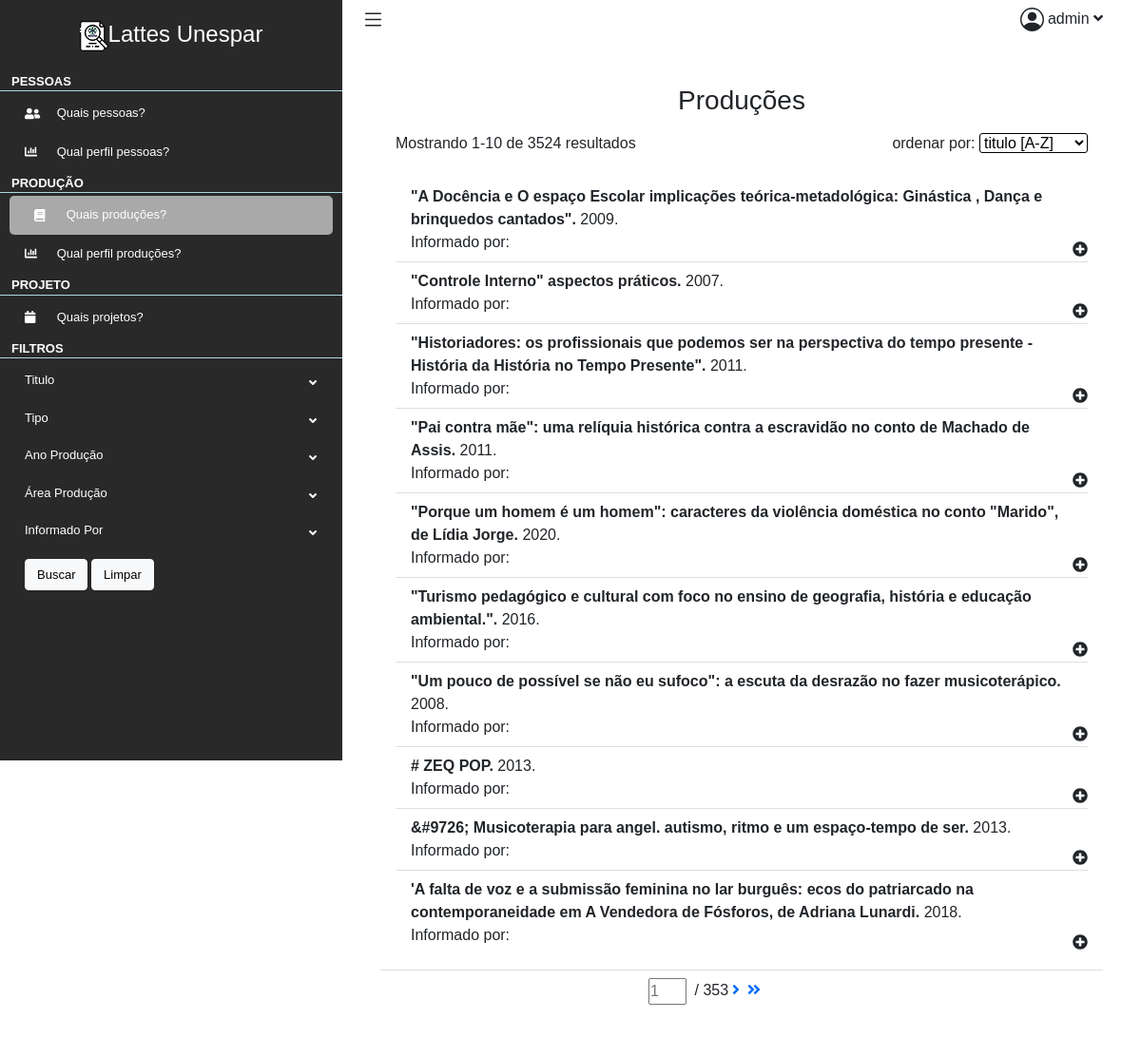
The page /lattes/producoes (signed in) on the database as committed earlier.
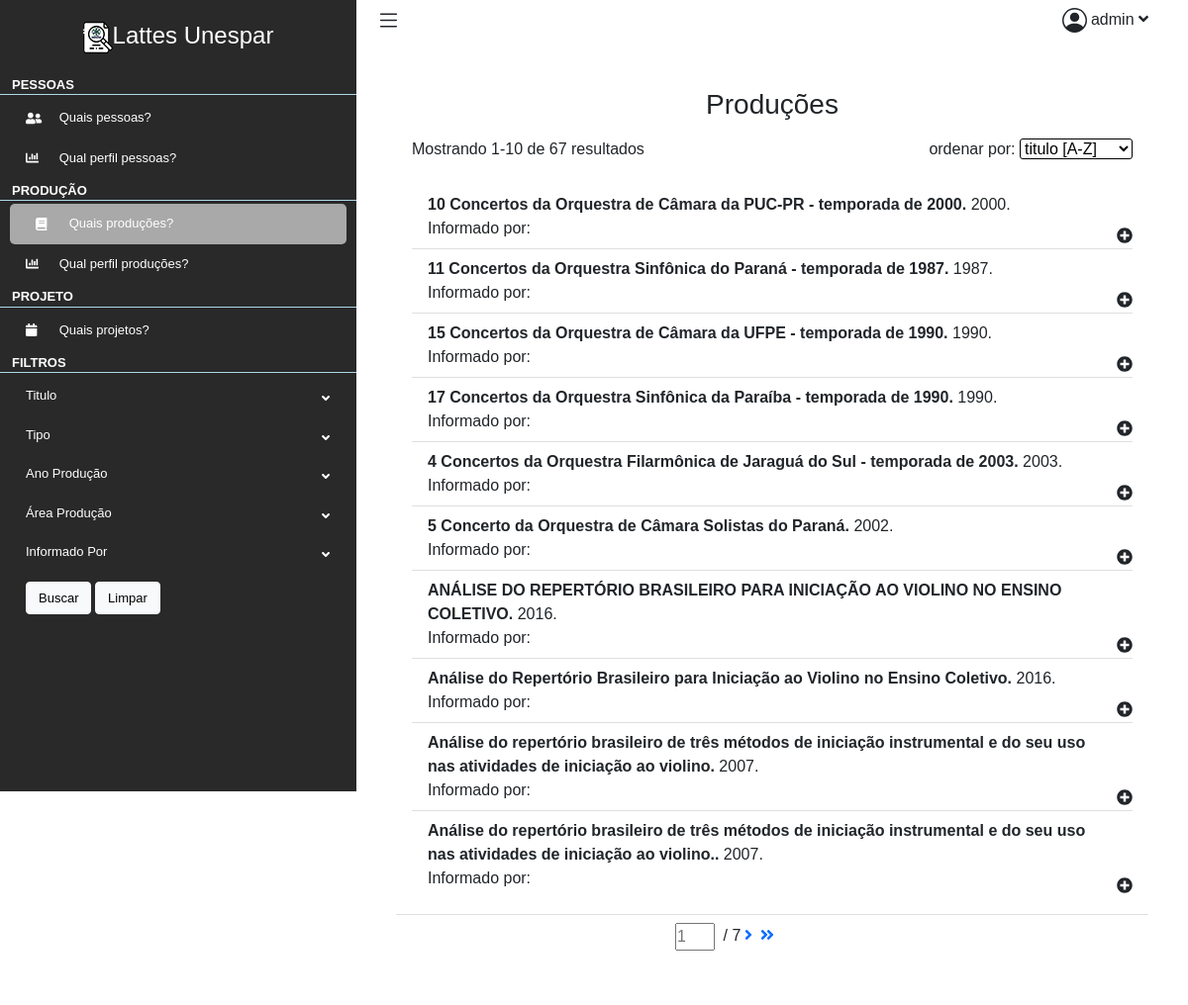
The same page on the database as committed later.
### lattes/models.py (models this page shows, shortened)
class Producao(models.Model):
    ano = models.IntegerField()
    informado_por = models.CharField(max_length=255)
    tipo = models.CharField(max_length=255)
    tipo_agrupador = models.CharField(max_length=255)
    titulo = models.CharField(max_length=255)

### lattes/views.py (the view)
# urls.py: path("producoes", views.producoes, name="producoes"),
@login_required
def producoes(request):
    context = {}
    regex = re.compile('(-?[A-Za-z]*)')
    unicode = re.compile('[A-Za-z_Á-û]*')
    ordenar = regex.match(str(request.GET.get('ordenar'))).group()
    area = request.GET.get('area')
    grande_area = request.GET.get('grandeArea')
    if ordenar == 'None':
        ordenar = 'titulo'
    producoes = Producao.objects.all()
    if valid_param(grande_area):
        producoes = producoes.filter(areas_conhecimento__grande_area=grande_area)
    elif valid_param(area):
        producoes = producoes.filter(areas_conhecimento__area=area)
    producoes_filtrada = ProducaoFilter(
        request.GET,
        queryset=producoes.order_by(ordenar)
    )
    paginator = Paginator(producoes_filtrada.qs, 10)
    page_number = request.GET.get('page')
    producoes_page = paginator.get_page(page_number)
    areas = AreaConhecimento.objects.all().values('grande_area', 'area').annotate(total=Count('id'))
    context["areas"] = areas
    context["grande_areas"] = grande_areas(areas)
    context["producoes"] = zip(producoes_page ,[producao.palavrasChave.all() for producao in producoes_page.object_list], [producao.areas_conhecimento.all() for producao in producoes_page.object_list], [producao.setores_atividade.all() for producao in producoes_page.object_list])
    context["Producao_page"] = producoes_page
    context["producoes_filtradas"] = producoes_filtrada
    return render(request, "lattes/producoes/producoes.html", context)

### lattes/templatetags/lattes_extras.py (called while the page is built)
@register.simple_tag
def my_url(value, field_name, urlencode=None):
    url = '?{}={}'.format(field_name, value)
    if urlencode:
        querystring = urlencode.split('&')
        f_querystring = filter(lambda p: p.split('=')[0]!=field_name, querystring)
        e_querystring = '&'.join(f_querystring)
        url='{}&{}'.format(url, e_querystring)
    return url

@register.filter
def replace(value, arg):
    if len(arg.split('|')) != 2:
        return value
    what, to = arg.split('|')
    return value.replace(what, to)

### lattes/views.py (called while the page is built)
def grande_areas(list):
    result = []
    for dictionary in list:
        grande_area = dictionary['grande_area']
        area = dictionary['area']
        total = dictionary['total']
        if not grande_area in [dictionary['grande_area'] for dictionary in result]:
            result.append({'grande_area':grande_area, 'total':total})
        else:
            for dictionary in result:
                if dictionary['grande_area'] == grande_area:
                    index = result.index(dictionary)
                    result.__setitem__(index, {'grande_area':grande_area, 'total':total + result.__getitem__(index)['total']})
    return result

### lattes/templates/lattes/producoes/producoes.html (shortened to what this page needs)
{% extends 'lattes/layout.html' %}
{% load lattes_extras %}
{% load static %}
{% block main %}
<div class="container-fluid p-0">
    <div class="row">
        <div class="col-12">
            <div class="card">
                <div class="card-header">
                    <h1 class="h3 mb-3" style="text-align: center;">Produções</h1>
                    <div id="info">
                        <div>Mostrando {{ Producao_page.start_index }}-{{ Producao_page.end_index }} de {{ Producao_page.paginator.count }} resultados</div>
                        <div>ordenar por:
                            <select id="ordenar" form="filtro" name="ordenar">
                                <option value="titulo">titulo [A-Z]</option>
                            </select>
                        </div>
                    </div>
                </div>
                <div class="card-body">
                    <ul class="list-group list-group-flush">
                        {% for producao, palavras_chave, areas_conhecimento, setores_atividade in producoes%}
                        <li class="list-group-item">
                            <b>{{ producao.titulo}}.</b> {{ producao.ano }}.<br>
                            Informado por: {{ producao.informado_por }} <br>
                            <div class="drop-bnt"><i class="fa fa-plus-circle"></i></div>
                        </li>
                        {% endfor %}
                    </ul>
                </div>
                <div class="card-footer">
                    <div class="paginator">
                        <form method="GET">
                            <input type="number" name="page" placeholder="{{Producao_page.number}}"> /
                            {{Producao_page.paginator.num_pages}}
                        </form>
                        {% if Producao_page.has_next %}
                        <a href="{% my_url Producao_page.next_page_number 'page' request.GET.urlencode %}"><i
                                class="fas fa-angle-right"></i></a>
                        <a href="{% my_url Producao_page.paginator.num_pages 'page' request.GET.urlencode %}"><i
                                class="fas fa-angle-double-right"></i></a>
                        {% endif %}
                    </div>
                </div>
            </div>
        </div>
    </div>
</div>
{% endblock %}
{% block filtro %}
<form method="GET" id="filtro">
    <li>
        <div class="drop-bnt">
            Titulo <i class="fas fa-angle-down"></i>
        </div>
    </li>
    <li>
        <div class="drop-bnt">
            Tipo <i class="fa fa-angle-down"></i>
        </div>
    </li>
    <li>
        <div class="drop-bnt">
            Ano Produção <i class="fas fa-angle-down"></i>
        </div>
    </li>
    <li id="filtro-area">
        <div class="drop-bnt">
        Área Produção <i class="fas fa-angle-down"></i>
        </div>
    </li>
    <li>
        <div class="drop-bnt">
            Informado Por <i class="fas fa-angle-down"></i>
        </div>
    </li>
    <div class="submit">
        <input type="submit" value="Buscar" class="btn btn-light" id="btn-submit">
        <button type="button" class="btn btn-light" onclick="Limpar()" id="btn-limpar">Limpar</button>
    </div>
</form>
{% endblock %}

Rows that differ between the two databases and show on the page:
removed Producao: titulo "\"A Docência e O espaço Escolar implicações teórica-metadológica: Ginástica , Dança e brinquedos cantados\"", ano "2009"
removed Producao: titulo "\"Controle Interno\" aspectos práticos", ano "2007"
removed Producao: titulo "\"Historiadores: os profissionais que podemos ser na perspectiva do tempo presente - História da História no Tempo Presente\"", ano "2011"
removed Producao: titulo "\"Pai contra mãe\": uma relíquia histórica contra a escravidão no conto de Machado de Assis", ano "2011"
removed Producao: titulo "\"Porque um homem é um homem\": caracteres da violência doméstica no conto \"Marido\", de Lídia Jorge", ano "2020"
removed Producao: titulo "\"Turismo pedagógico e cultural com foco no ensino de geografia, história e educação ambiental.\"", ano "2016"
removed Producao: titulo "\"Um pouco de possível se não eu sufoco\": a escuta da desrazão no fazer musicoterápico", ano "2008"
removed Producao: titulo "# ZEQ POP", ano "2013"
removed Producao: titulo "&#9726; Musicoterapia para angel. autismo, ritmo e um espaço-tempo de ser", ano "2013"
removed Producao: titulo "'A falta de voz e a submissão feminina no lar burguês: ecos do patriarcado na contemporaneidade em A Vendedora de Fósforos, de Adriana Lunardi", ano "2018"
added Producao: titulo "10 Concertos da Orquestra de Câmara da PUC-PR - temporada de 2000", ano "2000"
added Producao: titulo "11 Concertos da Orquestra Sinfônica do Paraná - temporada de 1987", ano "1987"
added Producao: titulo "15 Concertos da Orquestra de Câmara da UFPE - temporada de 1990", ano "1990"
added Producao: titulo "17 Concertos da Orquestra Sinfônica da Paraíba - temporada de 1990", ano "1990"
added Producao: titulo "4 Concertos da Orquestra Filarmônica de Jaraguá do Sul - temporada de 2003", ano "2003"
added Producao: titulo "5 Concerto da Orquestra de Câmara Solistas do Paraná", ano "2002"
added Producao: titulo "ANÁLISE DO REPERTÓRIO BRASILEIRO PARA INICIAÇÃO AO VIOLINO NO ENSINO COLETIVO", ano "2016"
added Producao: titulo "Análise do Repertório Brasileiro para Iniciação ao Violino no Ensino Coletivo", ano "2016"
added Producao: titulo "Análise do repertório brasileiro de três métodos de iniciação instrumental e do seu uso nas atividades de iniciação ao violino", ano "2007"
added Producao: titulo "Análise do repertório brasileiro de três métodos de iniciação instrumental e do seu uso nas atividades de iniciação ao violino.", ano "2007"
Other text that changed with them:
{{ Producao_page.paginator.count }}: "3524" → "67"
{{ Producao_page.paginator.num_pages }}: "353" → "7"
